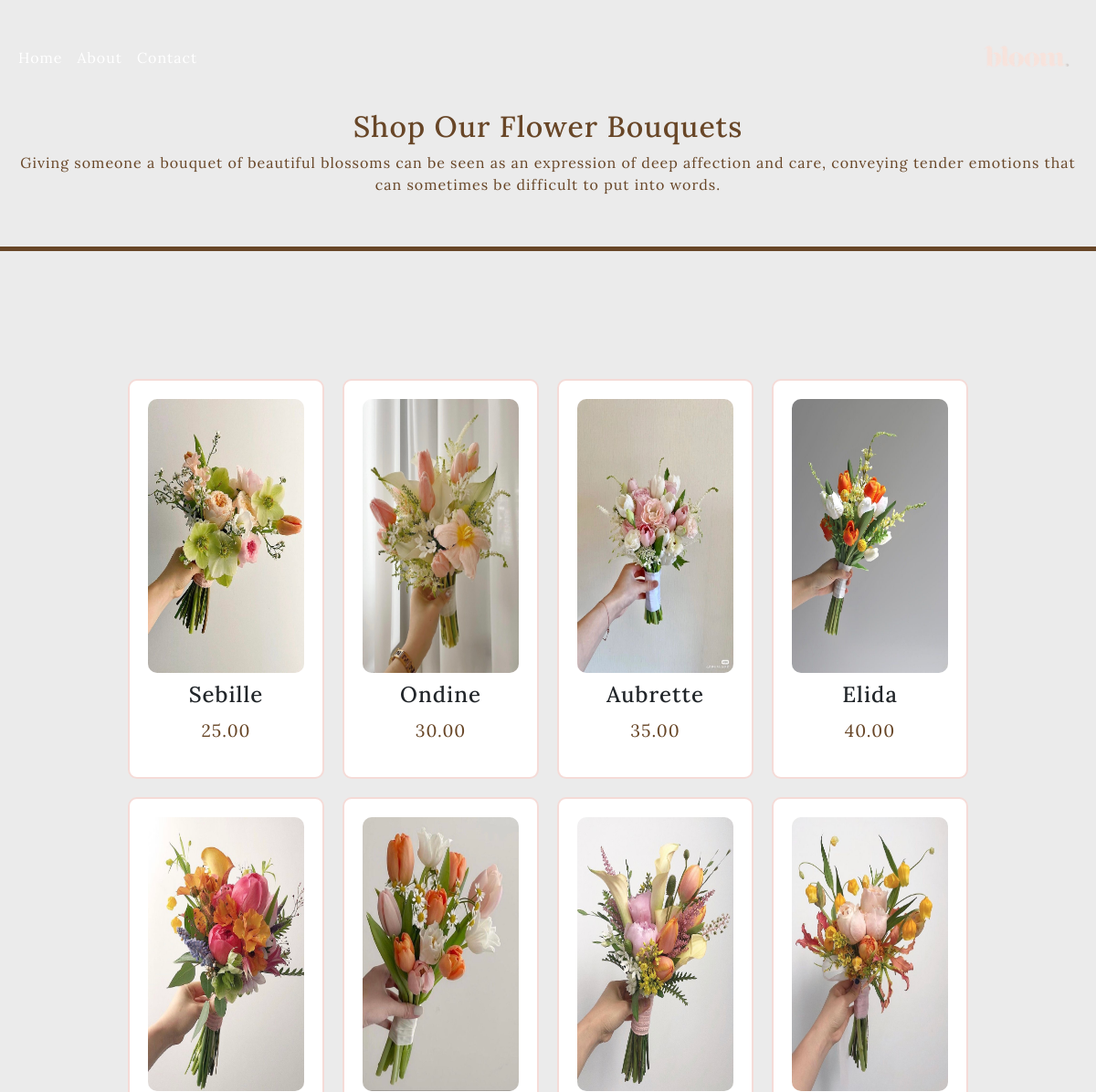
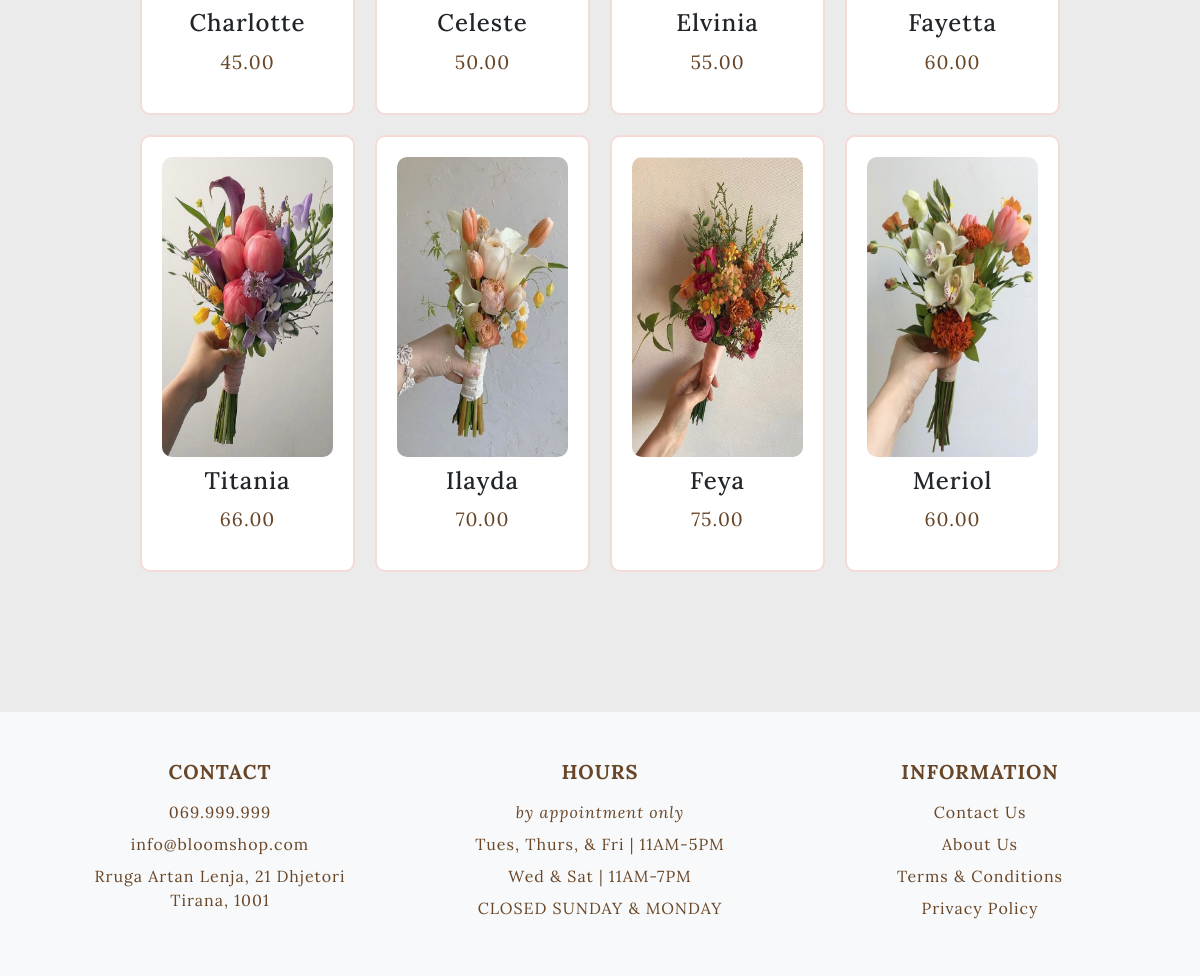
The page /flower/ on the database its author committed (2 pictures, top to bottom).
### app/models.py (models this page shows, shortened)
class Product(models.Model):
    product_title = models.CharField(max_length=250, null=True, blank=True )
    product_description = models.TextField(max_length=2000, null=True, blank=True)
    product_image = models.ImageField(upload_to="product/", null=True, blank=True)
    product_slug = models.SlugField(unique=True,  null=True, blank=True)
    product_price = models.DecimalField(max_digits=5, decimal_places=2, null=True, blank=True)

### app/views.py (the view)
# urls.py: path('flower/',views.flower, name="flowerPage"),
def flower(request):
    products = Product.objects.all()
    context = {"products_Key":products}
    return render(request, 'flower.html', context)

### app/templates/flower.html (shortened to what this page needs)
<!DOCTYPE html>
{% load static %}
<html lang="en">
<head>
    <link rel="stylesheet" href="https://cdnjs.cloudflare.com/ajax/libs/font-awesome/6.5.2/css/all.min.css"
 />
    <link rel="stylesheet" href="{% static 'css/bootstrap.min.css' %}">
    <link rel="stylesheet" href="{% static 'css/style.css' %}">
</head>
<body>
    <nav class="navbar navbar-expand-lg">
        <div class="container-fluid">
            <div class="collapse navbar-collapse" id="navbarSupportedContent">
                <ul class="navbar-nav me-auto mb-2 mb-lg-0">
                    <li class="nav-item">
                        <a class="nav-link active text-white" aria-current="page" href="{% url 'homePage' %}">Home</a>
                    </li>
                    <li class="nav-item">
                        <a class="nav-link text-white" href="{% url 'aboutPage' %}">About</a>
                    </li>
                    <li class="nav-item">
                        <a class="nav-link text-white" href="{% url 'contactPage' %}">Contact</a>
                    </li>
                </ul>
                <a class="navbar-brand" href="{% url 'homePage' %}"><img src="{% static 'images/logo.png' %}" alt="logo"></a>
            </div>
        </div>
    </nav>
    <section id="shops">
        <h2>Shop Our Flower Bouquets</h2>
        <p>Giving someone a bouquet of beautiful blossoms can be seen as an expression of deep affection and care, conveying tender emotions that can sometimes be difficult to put into words.</p>
    </section>
    <div class="border-line"></div>
    <body>
        <div class="containerwedding">
            {% for flower in products_Key|slice:"3:" %}
            <div class="card">
                <img src="{{flower.product_image.url}}" class="img-fluid" alt="Flower Bouquets">
                <h2>{{flower.product_title}}</h2>
                <p>{{flower.product_price}}</p>
            </div>
            {% endfor %}
        </div>
    </body>
    <footer class="footer bg-light py-5">
        <div class="container">
            <div class="row">
                <div class="col-md-4 text-center mb-4 mb-md-0">
                    <h5>CONTACT</h5>
                    <p>069.999.999</p>
                    <p><a href="mailto:info@bloomshop.com">info@bloomshop.com</a></p>
                    <p>Rruga Artan Lenja, 21 Dhjetori<br>Tirana, 1001</p>
                </div>
                <div class="col-md-4 text-center mb-4 mb-md-0">
                    <h5>HOURS</h5>
                    <p><em>by appointment only</em></p>
                    <p>Tues, Thurs, & Fri | 11AM-5PM</p>
                    <p>Wed & Sat | 11AM-7PM</p>
                    <p>CLOSED SUNDAY & MONDAY</p>
                </div>
                <div class="col-md-4 text-center mb-4 mb-md-0">
                    <h5>INFORMATION</h5>
                    <p><a href="#">Contact Us</a></p>
                    <p><a href="{% url 'aboutPage' %}">About Us</a></p>
                    <p><a href="#">Terms & Conditions</a></p>
                    <p><a href="#">Privacy Policy</a></p>
                </div>
            </div>
        </div>
    </footer>
</body>
</html>

### app/static/css/style.css (style rules this page uses)
* { margin: 0; padding: 0; }
body { line-height: 1.5; background-color: rgb(235, 235, 235); letter-spacing: 1px; font-family: "Lora", serif; font-weight: 400; font-style: normal; font-size: 1em; color: rgb(104, 70, 39); }
.navbar-brand { color: rgb(104, 70, 39); font-style: italic; font-weight: bold; font-size: 1.5em; }
.navbar-brand>img { width: 100px; height: 100px; object-fit: cover; }
.navbar { position: fixed; top: 0; z-index: 1; width: 100%; }
#shops { margin-top: 100px; padding: 20px; text-align: center; }
.footer { background-color: rgb(245, 219, 215); padding: 40px 0; color: rgb(104, 70, 39); }
.footer h5 { font-weight: bold; margin-bottom: 1rem; color: rgb(104, 70, 39); }
.footer p { margin: 0.5rem 0; }
.footer a { color:rgb(104, 70, 39); text-decoration: none; }
.text-center { text-align: center; }
.containerwedding { display: grid; grid-template-columns: repeat(4, 1fr); gap: 20px; max-width: 1200px; margin: 140px; }
.card { border: 2px solid rgb(245, 219, 215); border-radius: 10px; padding: 20px; text-align: center; }
.card img { width: 100%; height: 300px; border-radius: 10px; }
.card h2 { font-size: 1.5em; margin: 10px 0; }
.card p { font-size: 1.2em; color: rgb(104, 70, 39); }
.border-line { border-top: 5px solid rgb(104, 70, 39); margin: 20px 0; }

### rows shown on the page
Product: product_image (picture), product_title "Sebille", product_price "25.00"
Product: product_image (picture), product_title "Ondine", product_price "30.00"
Product: product_image (picture), product_title "Aubrette", product_price "35.00"
Product: product_image (picture), product_title "Elida", product_price "40.00"
Product: product_image (picture), product_title "Charlotte", product_price "45.00"
Product: product_image (picture), product_title "Celeste", product_price "50.00"
Product: product_image (picture), product_title "Elvinia", product_price "55.00"
Product: product_image (picture), product_title "Fayetta", product_price "60.00"
Product: product_image (picture), product_title "Titania", product_price "66.00"
Product: product_image (picture), product_title "Ilayda", product_price "70.00"
Product: product_image (picture), product_title "Feya", product_price "75.00"
Product: product_image (picture), product_title "Meriol", product_price "60.00"
